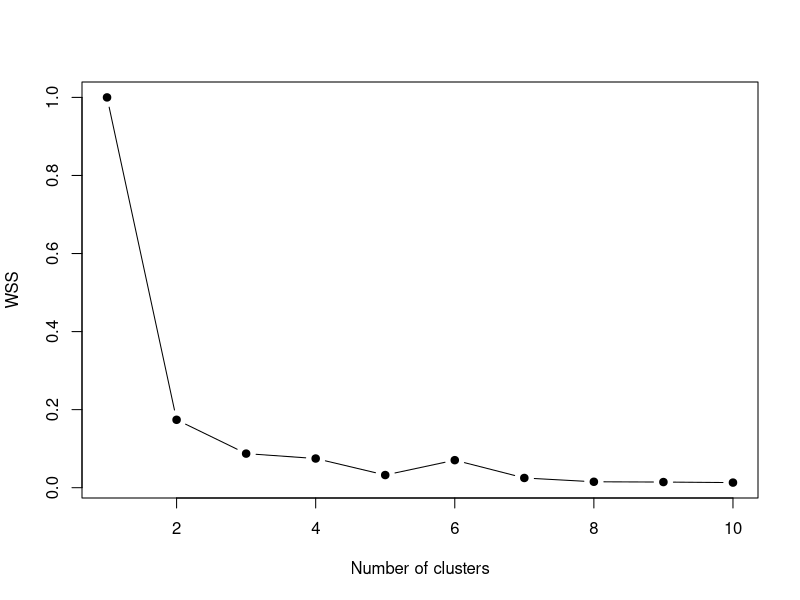
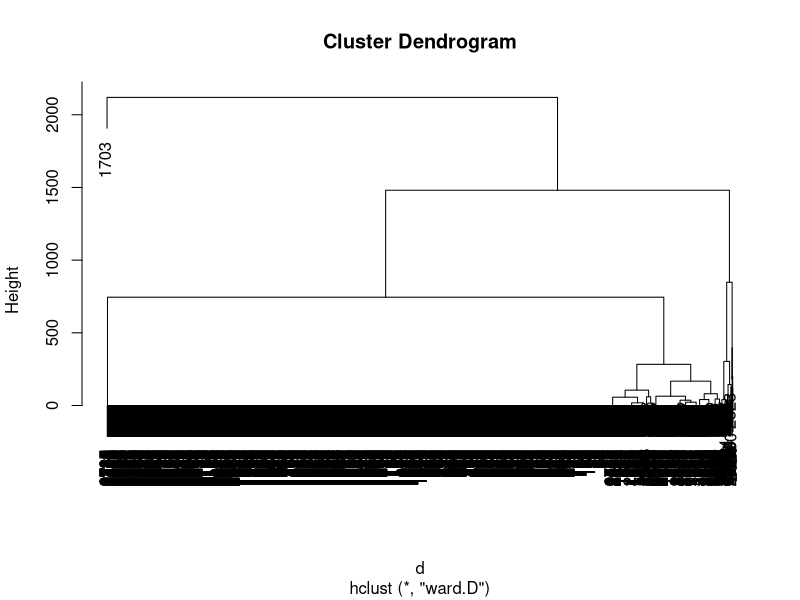
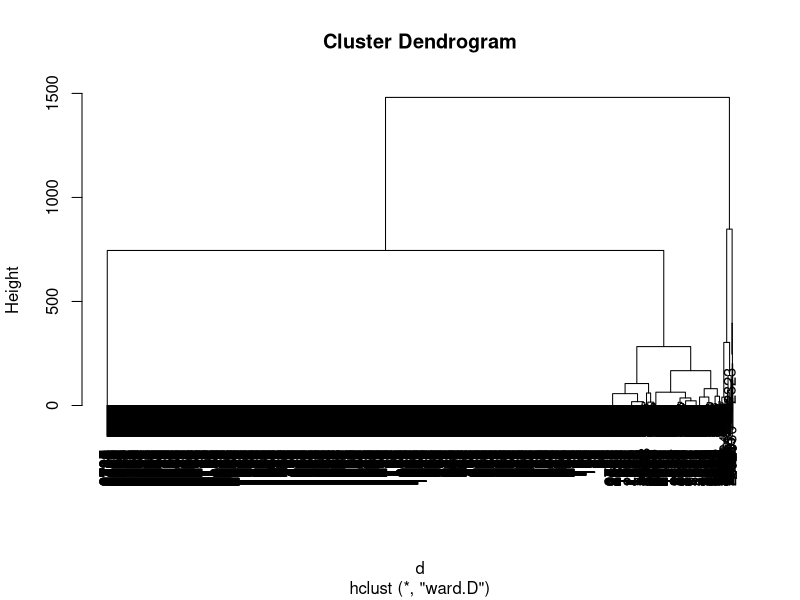
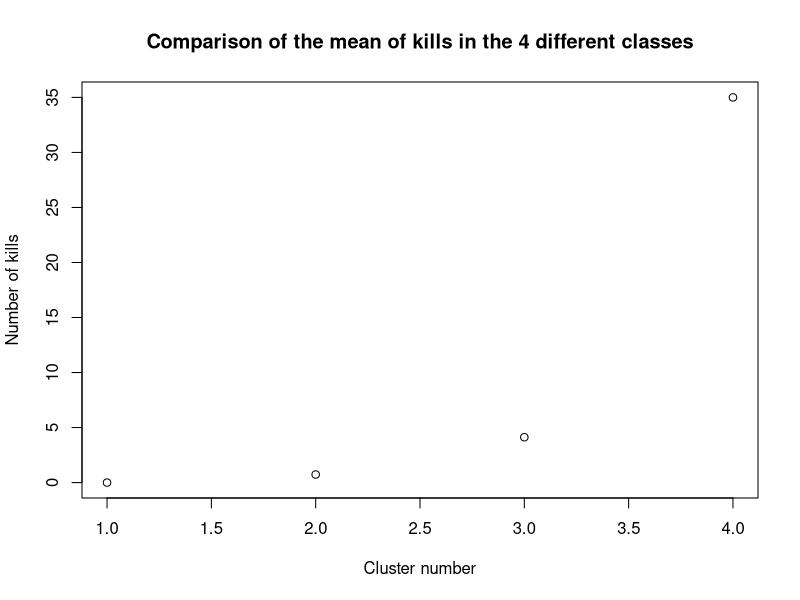
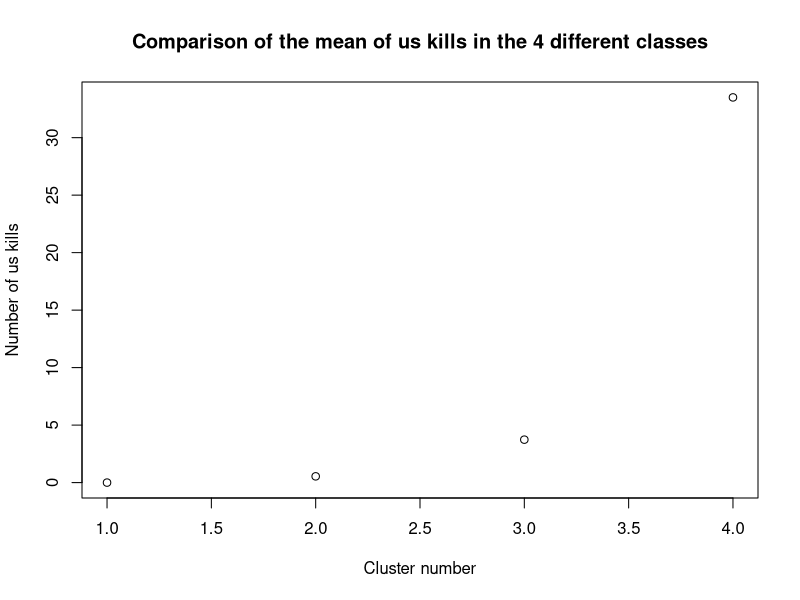
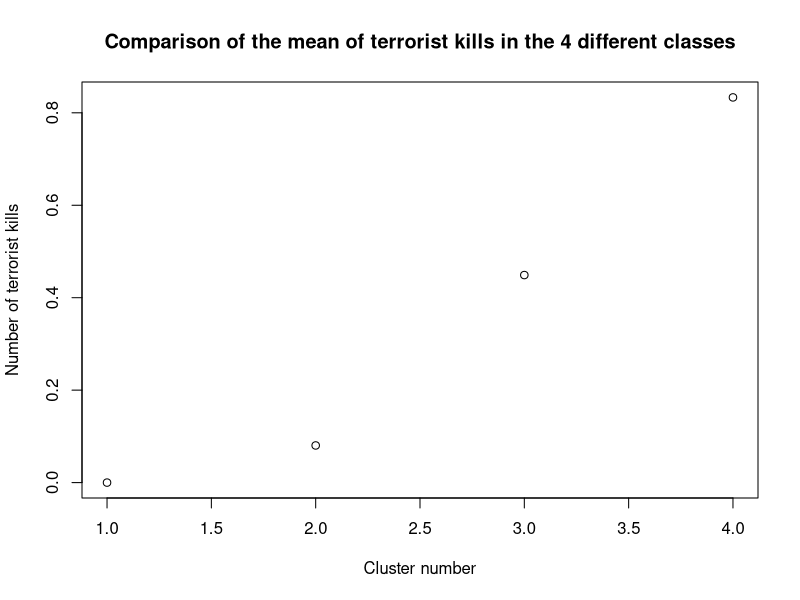
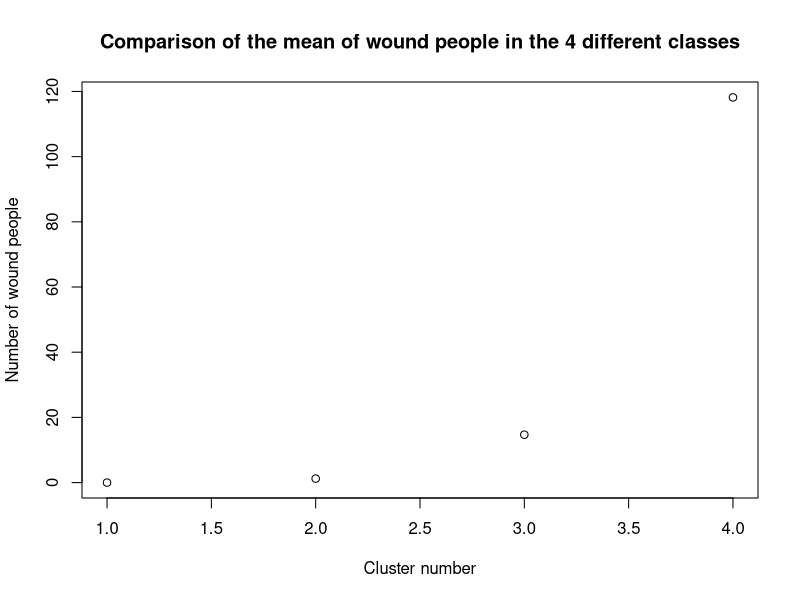
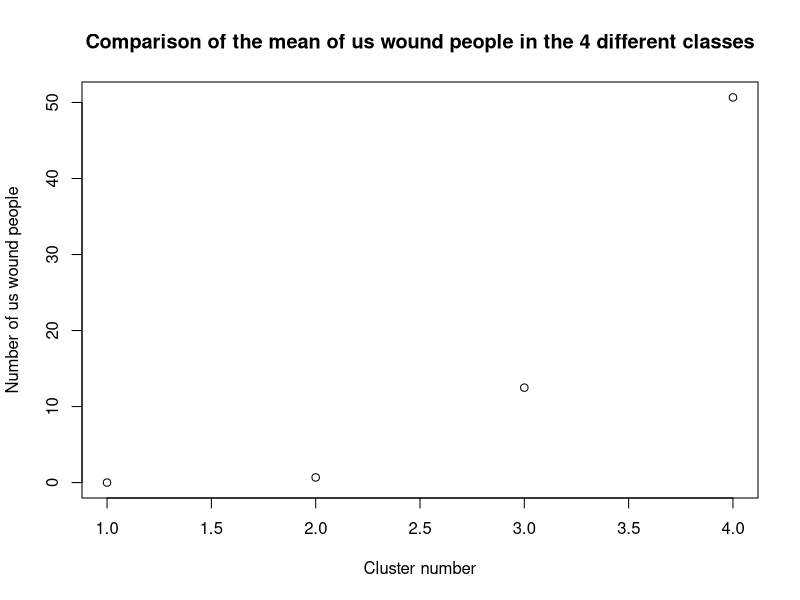

R code for these plots, in order: (Note: this script raises an error after producing the figures.)
## ---- chunk 1
knitr::opts_chunk$set(echo = TRUE)
## ---- chunk 2
if(!require("cluster"))install.packages("cluster"); require("cluster")
## ---- chunk 3
mydata = read.csv("../datasets/longitudeFixed.csv")
## ---- chunk 4
names(mydata)
## ---- chunk 5
mydata$nkillter[which(is.na(mydata$nkillter))] <- 0
mydata$nwoundus[which(is.na(mydata$nwoundus))] <- 0
mydata$nwoundte[which(is.na(mydata$nwoundte))] <- 0
## ---- chunk 6
mydatanumeric <- data.frame (mydata$nkill,mydata$nkillus,mydata$nkillter,mydata$nwound,mydata$nwoundus,mydata$nwoundte)
## ---- chunk 7
VE <- c()
for(k in 1:10){
  km <- kmeans(mydatanumeric, centers=k)
  VE[k] <- km$tot.withinss/km$totss
}
plot(VE, type="b", pch=19, xlab="Number of clusters", ylab="WSS")
## ---- chunk 8
k1 <- kmeans(mydatanumeric,4)
print(k1$size)
print(k1$centers)
## ---- chunk 9
d  <- dist(mydatanumeric)
h1 <- hclust(d,method="ward.D")
plot(h1)
## ---- chunk 10
mydatanumeric <- mydatanumeric[-c(1703),] 
mydata <- mydata[-c(1703),] 
d  <- dist(mydatanumeric)
h1 <- hclust(d,method="ward.D")
plot(h1)
## ---- chunk 11
nc = 4
c1 <- cutree(h1,nc)
table(c1)
## ---- chunk 12
cdg <- aggregate(as.data.frame(mydatanumeric),list(c1),mean)
cdg
## ---- chunk 13
plot(cdg$mydata.nkill,cdg$mydata.Group.1,main="Comparison of the mean of kills in the 4 different classes",xlab="Cluster number",ylab="Number of kills")
plot(cdg$mydata.nkillus,cdg$mydata.Group.1,main="Comparison of the mean of us kills in the 4 different classes",xlab="Cluster number",ylab="Number of us kills")
plot(cdg$mydata.nkillter,cdg$mydata.Group.1,main="Comparison of the mean of terrorist kills in the 4 different classes",xlab="Cluster number",ylab="Number of terrorist kills")
plot(cdg$mydata.nwound,cdg$mydata.Group.1,main="Comparison of the mean of wound people in the 4 different classes",xlab="Cluster number",ylab="Number of wound people")
plot(cdg$mydata.nwoundus,cdg$mydata.Group.1,main="Comparison of the mean of us wound people in the 4 different classes",xlab="Cluster number",ylab="Number of us wound people")
plot(cdg$mydata.nwoundte,cdg$mydata.Group.1,main="Comparison of the mean of wound terrorists in the 4 different classes",xlab="Cluster number",ylab="Number of wound terrorists")
## ---- chunk 14
mydataclusters <- as.data.frame(mydata[,])
mydataclusters$cluster <- c1
names(mydataclusters)
## ---- chunk 15
mydataclusters_1 <- subset(mydataclusters, cluster==1)
mydataclusters_2 <- subset(mydataclusters, cluster==2)
mydataclusters_3 <- subset(mydataclusters, cluster==3)
mydataclusters_4 <- subset(mydataclusters, cluster==4)
## ---- chunk 16
#success
#summary(mydata$success)
success_1_true <- length(which(mydataclusters_1$success == TRUE))/nrow(mydataclusters_1)
success_1_false <- length(which(mydataclusters_1$success == FALSE))/nrow(mydataclusters_1)
success_2_true <- length(which(mydataclusters_2$success == TRUE))/nrow(mydataclusters_2)
success_2_false <- length(which(mydataclusters_2$success == FALSE))/nrow(mydataclusters_2)
success_3_true <- length(which(mydataclusters_3$success == TRUE))/nrow(mydataclusters_3)
success_3_false <- length(which(mydataclusters_3$success == FALSE))/nrow(mydataclusters_3)
success_4_true <- length(which(mydataclusters_4$success == TRUE))/nrow(mydataclusters_4)
success_4_false <- length(which(mydataclusters_4$success == FALSE))/nrow(mydataclusters_4)
clusters_success <- matrix(c(success_1_true,success_1_false,success_2_true,success_2_false,success_3_true,success_3_false,success_4_true,success_4_false),ncol=4,byrow=FALSE)
colnames(clusters_success) <- c("1rst cluster","2nd cluster","3rd cluster","4th cluster")
rownames(clusters_success) <- c("true","false")
counts <- as.table(clusters_success)
barplot(counts, main="Success of the attack",xlab="Cluster number",ylab="%", col=c("darkblue","red"),legend = rownames(counts))

#attacktype1_txt
#summary(mydata$attacktype1_txt)
attacktype_clusters <- as.data.frame(summary(mydataclusters_1$attacktype1_txt))/nrow(mydataclusters_1)
attacktype_clusters$cluster_2 <- as.vector((as.data.frame(summary(mydataclusters_2$attacktype1_txt))/nrow(mydataclusters_2))[,])
attacktype_clusters$cluster_3 <- as.vector((as.data.frame(summary(mydataclusters_3$attacktype1_txt))/nrow(mydataclusters_3))[,])
attacktype_clusters$cluster_4 <- as.vector((as.data.frame(summary(mydataclusters_4$attacktype1_txt))/nrow(mydataclusters_4))[,])
colnames(attacktype_clusters) <- c("1rst cluster","2nd cluster","3rd cluster","4th cluster")
clusters_attacktype <- matrix(as.vector(t(attacktype_clusters)),ncol=4,byrow=TRUE)
colnames(clusters_attacktype) <- c("1rst cluster","2nd cluster","3rd cluster","4th cluster")
rownames(clusters_attacktype) <- rownames(attacktype_clusters)
counts <- as.table(clusters_attacktype)
barplot(counts, main="Type of the attack",xlab="Cluster number",ylab="%", col=rainbow(length(levels(mydataclusters_1$attacktype1_txt))),legend = rownames(counts))

#targtype1_txt
#summary(mydata$targtype1_txt)
targtype_clusters <- as.data.frame(summary(mydataclusters_1$targtype1_txt))/nrow(mydataclusters_1)
targtype_clusters$cluster_2 <- as.vector((as.data.frame(summary(mydataclusters_2$targtype1_txt))/nrow(mydataclusters_2))[,])
targtype_clusters$cluster_3 <- as.vector((as.data.frame(summary(mydataclusters_3$targtype1_txt))/nrow(mydataclusters_3))[,])
targtype_clusters$cluster_4 <- as.vector((as.data.frame(summary(mydataclusters_4$targtype1_txt))/nrow(mydataclusters_4))[,])
colnames(targtype_clusters) <- c("1rst cluster","2nd cluster","3rd cluster","4th cluster")
clusters_targtype <- matrix(as.vector(t(targtype_clusters)),ncol=4,byrow=TRUE)
colnames(clusters_targtype) <- c("1rst cluster","2nd cluster","3rd cluster","4th cluster")
rownames(clusters_targtype) <- rownames(targtype_clusters)
counts <- as.table(clusters_targtype)
barplot(counts, main="Attack type variable variable",xlab="Cluster number",ylab="%",legend.text=TRUE,args.legend=list(
      x=ncol(counts) + 3,
      y=max(colSums(counts)),
      bty = "n"
    ), col=rainbow(length(levels(mydataclusters_1$targtype1_txt))))

#claimmode_txt (full of NA's)
#summary(mydata$claimmode_txt)
claimmode_clusters <- as.data.frame(summary(mydataclusters_1$claimmode_txt))/nrow(mydataclusters_1)
claimmode_clusters$cluster_2 <- as.vector((as.data.frame(summary(mydataclusters_2$claimmode_txt))/nrow(mydataclusters_2))[,])
claimmode_clusters$cluster_3 <- as.vector((as.data.frame(summary(mydataclusters_3$claimmode_txt))/nrow(mydataclusters_3))[,])
claimmode_clusters$cluster_4 <- as.vector((as.data.frame(summary(mydataclusters_4$claimmode_txt))/nrow(mydataclusters_4))[,])
colnames(claimmode_clusters) <- c("1rst cluster","2nd cluster","3rd cluster","4th cluster")
clusters_claimmode <- matrix(as.vector(t(claimmode_clusters)),ncol=4,byrow=TRUE)
colnames(clusters_claimmode) <- c("1rst cluster","2nd cluster","3rd cluster","4th cluster")
rownames(clusters_claimmode) <- rownames(claimmode_clusters)
counts <- as.table(clusters_claimmode)
barplot(counts, main="Attack type variable variable",xlab="Cluster number",ylab="%", col=rainbow(length(levels(mydataclusters_1$claimmode_txt))), legend = rownames(counts))

#weaptype1_txt
#summary(mydata$weaptype1_txt)
weaptype_clusters <- as.data.frame(summary(mydataclusters_1$weaptype1_txt))/nrow(mydataclusters_1)
weaptype_clusters$cluster_2 <- as.vector((as.data.frame(summary(mydataclusters_2$weaptype1_txt))/nrow(mydataclusters_2))[,])
weaptype_clusters$cluster_3 <- as.vector((as.data.frame(summary(mydataclusters_3$weaptype1_txt))/nrow(mydataclusters_3))[,])
weaptype_clusters$cluster_4 <- c(as.vector((as.data.frame(summary(mydataclusters_4$weaptype1_txt))/nrow(mydataclusters_4))[,]),0)
colnames(weaptype_clusters) <- c("1rst cluster","2nd cluster","3rd cluster","4th cluster")
clusters_weaptype <- matrix(as.vector(t(weaptype_clusters)),ncol=4,byrow=TRUE)
colnames(clusters_weaptype) <- c("1rst cluster","2nd cluster","3rd cluster","4th cluster")
rownames(clusters_weaptype) <- rownames(weaptype_clusters)
counts <- as.table(clusters_weaptype)
barplot(counts, main="Attack type variable variable",xlab="Cluster number",ylab="%", col=rainbow(length(levels(mydataclusters_1$weaptype1_txt))), legend = rownames(counts))

#president_party
#summary(mydata$president_party)
president_party_clusters <- as.data.frame(summary(mydataclusters_1$president_party))/nrow(mydataclusters_1)
president_party_clusters$cluster_2 <- as.vector((as.data.frame(summary(mydataclusters_2$president_party))/nrow(mydataclusters_2))[,])
president_party_clusters$cluster_3 <- as.vector((as.data.frame(summary(mydataclusters_3$president_party))/nrow(mydataclusters_3))[,])
president_party_clusters$cluster_4 <- as.vector((as.data.frame(summary(mydataclusters_4$president_party))/nrow(mydataclusters_4))[,])
colnames(president_party_clusters) <- c("1rst cluster","2nd cluster","3rd cluster","4th cluster")
clusters_president_party <- matrix(as.vector(t(president_party_clusters)),ncol=4,byrow=TRUE)
colnames(clusters_president_party) <- c("1rst cluster","2nd cluster","3rd cluster","4th cluster")
rownames(clusters_president_party) <- rownames(president_party_clusters)
counts <- as.table(clusters_president_party)
barplot(counts, main="Attack type variable variable",xlab="Cluster number", col=c("blue", "red"), ylab="%",legend = rownames(counts))
## ---- chunk 17
v <- c()
mydatanumeric["cluster"] <- c1
for(i in 1:10){
  v[i] <- sum(scale(subset(mydatanumeric, mydatanumeric$cluster==i), scale=FALSE)^2)
}
plot(v, type="b", pch=19, xlab="Number clusters", ylab="BSS")
## ---- chunk 18
names(mydata)
actives<-c(7,8,9,10,12,13,14,15,16,17,18,19,20,21)
dissimMatrix <- daisy(mydata[,actives], metric = "gower", stand=TRUE)
distMatrix<-dissimMatrix^2
h1 <- hclust(distMatrix,method="ward.D") 
plot(h1)
c2 <- cutree(h1,4)
table(c2)
## ---- chunk 19
cdg <- aggregate(as.data.frame(mydatanumeric),list(c2),mean)
cdg
plot(cdg$mydata.nkill,cdg$mydata.Group.1,main="Comparison of the mean of kills in the 4 different classes",xlab="Cluster number",ylab="Number of kills")
plot(cdg$mydata.nkillus,cdg$mydata.Group.1,main="Comparison of the mean of us kills in the 4 different classes",xlab="Cluster number",ylab="Number of us kills")
plot(cdg$mydata.nkillter,cdg$mydata.Group.1,main="Comparison of the mean of terrorist kills in the 4 different classes",xlab="Cluster number",ylab="Number of terrorist kills")
plot(cdg$mydata.nwound,cdg$mydata.Group.1,main="Comparison of the mean of wound people in the 4 different classes",xlab="Cluster number",ylab="Number of wound people")
plot(cdg$mydata.nwoundus,cdg$mydata.Group.1,main="Comparison of the mean of us wound people in the 4 different classes",xlab="Cluster number",ylab="Number of us wound people")
plot(cdg$mydata.nwoundte,cdg$mydata.Group.1,main="Comparison of the mean of wound terrorists in the 4 different classes",xlab="Cluster number",ylab="Number of wound terrorists")
## ---- chunk 20
mydataclusters <- as.data.frame(mydata[,actives])
mydataclusters$cluster <- c2
names(mydataclusters)
## ---- chunk 21
mydataclusters_1 <- subset(mydataclusters, cluster==1)
mydataclusters_2 <- subset(mydataclusters, cluster==2)
mydataclusters_3 <- subset(mydataclusters, cluster==3)
mydataclusters_4 <- subset(mydataclusters, cluster==4)
## ---- chunk 22
#success
#summary(mydata$success)
success_1_true <- length(which(mydataclusters_1$success == TRUE))/nrow(mydataclusters_1)
success_1_false <- length(which(mydataclusters_1$success == FALSE))/nrow(mydataclusters_1)
success_2_true <- length(which(mydataclusters_2$success == TRUE))/nrow(mydataclusters_2)
success_2_false <- length(which(mydataclusters_2$success == FALSE))/nrow(mydataclusters_2)
success_3_true <- length(which(mydataclusters_3$success == TRUE))/nrow(mydataclusters_3)
success_3_false <- length(which(mydataclusters_3$success == FALSE))/nrow(mydataclusters_3)
success_4_true <- length(which(mydataclusters_4$success == TRUE))/nrow(mydataclusters_4)
success_4_false <- length(which(mydataclusters_4$success == FALSE))/nrow(mydataclusters_4)
clusters_success <- matrix(c(success_1_true,success_1_false,success_2_true,success_2_false,success_3_true,success_3_false,success_4_true,success_4_false),ncol=4,byrow=FALSE)
colnames(clusters_success) <- c("1rst cluster","2nd cluster","3rd cluster","4th cluster")
rownames(clusters_success) <- c("true","false")
counts <- as.table(clusters_success)
barplot(counts, main="Success of the attack",xlab="Cluster number",ylab="%", col=c("darkblue","red"),legend = rownames(counts))

#attacktype1_txt
#summary(mydata$attacktype1_txt)
attacktype_clusters <- as.data.frame(summary(mydataclusters_1$attacktype1_txt))/nrow(mydataclusters_1)
attacktype_clusters$cluster_2 <- as.vector((as.data.frame(summary(mydataclusters_2$attacktype1_txt))/nrow(mydataclusters_2))[,])
attacktype_clusters$cluster_3 <- as.vector((as.data.frame(summary(mydataclusters_3$attacktype1_txt))/nrow(mydataclusters_3))[,])
attacktype_clusters$cluster_4 <- as.vector((as.data.frame(summary(mydataclusters_4$attacktype1_txt))/nrow(mydataclusters_4))[,])
colnames(attacktype_clusters) <- c("1rst cluster","2nd cluster","3rd cluster","4th cluster")
clusters_attacktype <- matrix(as.vector(t(attacktype_clusters)),ncol=4,byrow=TRUE)
colnames(clusters_attacktype) <- c("1rst cluster","2nd cluster","3rd cluster","4th cluster")
rownames(clusters_attacktype) <- rownames(attacktype_clusters)
counts <- as.table(clusters_attacktype)
barplot(counts, main="Type of the attack",xlab="Cluster number",ylab="%", legend.text=TRUE,args.legend=list(
      x=ncol(counts) + 3,
      y=max(colSums(counts)),
      bty = "n"
    ), col=rainbow(length(levels(mydataclusters_1$attacktype1_txt))))

#targtype1_txt
#summary(mydata$targtype1_txt)
targtype_clusters <- as.data.frame(summary(mydataclusters_1$targtype1_txt))/nrow(mydataclusters_1)
targtype_clusters$cluster_2 <- as.vector((as.data.frame(summary(mydataclusters_2$targtype1_txt))/nrow(mydataclusters_2))[,])
targtype_clusters$cluster_3 <- as.vector((as.data.frame(summary(mydataclusters_3$targtype1_txt))/nrow(mydataclusters_3))[,])
targtype_clusters$cluster_4 <- as.vector((as.data.frame(summary(mydataclusters_4$targtype1_txt))/nrow(mydataclusters_4))[,])
colnames(targtype_clusters) <- c("1rst cluster","2nd cluster","3rd cluster","4th cluster")
clusters_targtype <- matrix(as.vector(t(targtype_clusters)),ncol=4,byrow=TRUE)
colnames(clusters_targtype) <- c("1rst cluster","2nd cluster","3rd cluster","4th cluster")
rownames(clusters_targtype) <- rownames(targtype_clusters)
counts <- as.table(clusters_targtype)
barplot(counts, main="Target of the attack",xlab="Cluster number",ylab="%",legend.text=TRUE,args.legend=list(
      x=ncol(counts) + 3,
      y=max(colSums(counts)),
      bty = "n"
    ), col=rainbow(length(levels(mydataclusters_1$targtype1_txt))))

#weaptype1_txt
#summary(mydata$weaptype1_txt)
weaptype_clusters <- as.data.frame(summary(mydataclusters_1$weaptype1_txt))/nrow(mydataclusters_1)
weaptype_clusters$cluster_2 <- as.vector((as.data.frame(summary(mydataclusters_2$weaptype1_txt))/nrow(mydataclusters_2))[,])
weaptype_clusters$cluster_3 <- as.vector((as.data.frame(summary(mydataclusters_3$weaptype1_txt))/nrow(mydataclusters_3))[,])
weaptype_clusters$cluster_4 <-
as.vector((as.data.frame(summary(mydataclusters_4$weaptype1_txt))/nrow(mydataclusters_4))[,])
colnames(weaptype_clusters) <- c("1rst cluster","2nd cluster","3rd cluster","4th cluster")
clusters_weaptype <- matrix(as.vector(t(weaptype_clusters)),ncol=4,byrow=TRUE)
colnames(clusters_weaptype) <- c("1rst cluster","2nd cluster","3rd cluster","4th cluster")
rownames(clusters_weaptype) <- rownames(weaptype_clusters)
counts <- as.table(clusters_weaptype)
barplot(counts, main="Weapon type used",xlab="Cluster number",ylab="%", bty='L', col=rainbow(length(levels(mydataclusters_1$weaptype1_txt))), legend = rownames(counts))

#president_party
#summary(mydata$president_party)
president_party_clusters <- as.data.frame(summary(mydataclusters_1$president_party))/nrow(mydataclusters_1)
president_party_clusters$cluster_2 <- as.vector((as.data.frame(summary(mydataclusters_2$president_party))/nrow(mydataclusters_2))[,])
president_party_clusters$cluster_3 <- as.vector((as.data.frame(summary(mydataclusters_3$president_party))/nrow(mydataclusters_3))[,])
president_party_clusters$cluster_4 <- as.vector((as.data.frame(summary(mydataclusters_4$president_party))/nrow(mydataclusters_4))[,])
colnames(president_party_clusters) <- c("1rst cluster","2nd cluster","3rd cluster","4th cluster")
clusters_president_party <- matrix(as.vector(t(president_party_clusters)),ncol=4,byrow=TRUE)
colnames(clusters_president_party) <- c("1rst cluster","2nd cluster","3rd cluster","4th cluster")
rownames(clusters_president_party) <- rownames(president_party_clusters)
counts <- as.table(clusters_president_party)
barplot(counts, main="President party at the time",xlab="Cluster number", col=c("blue", "red"), ylab="%",legend = rownames(counts))
